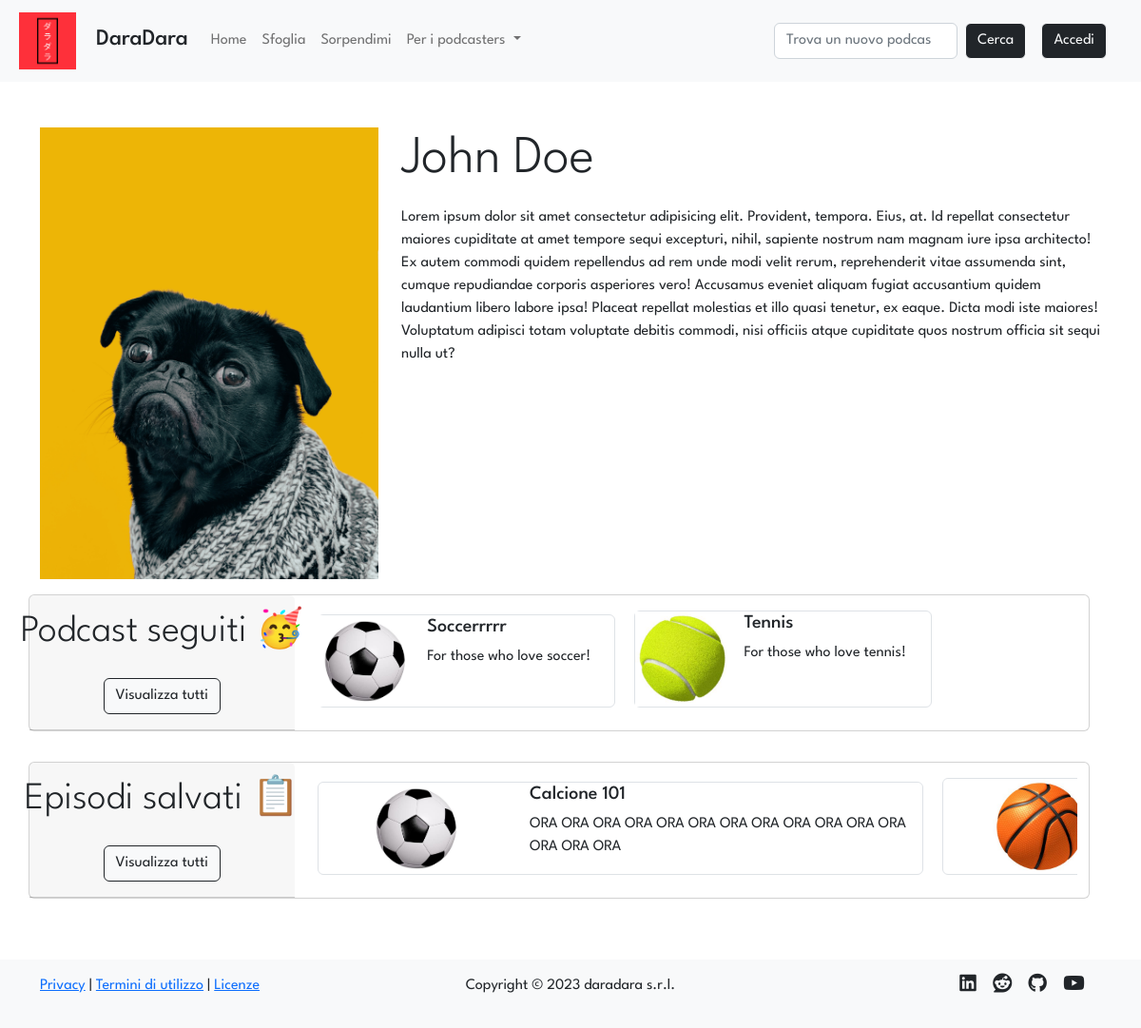
The app's page /profile/1 with its own data.
### tables this page shows
CREATE TABLE "users" (
	"id"	INTEGER NOT NULL UNIQUE,
	"email"	TEXT NOT NULL UNIQUE,
	"password"	TEXT NOT NULL,
	"name"	TEXT NOT NULL,
	"surname"	TEXT NOT NULL,
	"propic"	TEXT NOT NULL,
	PRIMARY KEY("id" AUTOINCREMENT)
);

CREATE TABLE "follows" (
	"id_user"	INTEGER NOT NULL,
	"id_podcast"	INTEGER NOT NULL,
	FOREIGN KEY("id_user") REFERENCES "users"("id"),
	PRIMARY KEY("id_user","id_podcast")
);

CREATE TABLE "podcasts" (
	"id"	INTEGER NOT NULL UNIQUE,
	"title"	TEXT NOT NULL UNIQUE,
	"desc"	TEXT NOT NULL,
	"img"	TEXT NOT NULL,
	"id_user"	INTEGER NOT NULL,
	FOREIGN KEY("id_user") REFERENCES "users"("id"),
	PRIMARY KEY("id" AUTOINCREMENT)
);

CREATE TABLE "episodes" (
	"id"	INTEGER NOT NULL UNIQUE,
	"title"	TEXT NOT NULL,
	"description"	TEXT NOT NULL,
	"audio"	TEXT NOT NULL,
	"timestamp"	TEXT NOT NULL,
	"id_podcast"	INTEGER NOT NULL,
	FOREIGN KEY("id_podcast") REFERENCES "podcasts"("id"),
	PRIMARY KEY("id" AUTOINCREMENT)
);

### app.py (the view)
@app.route('/profile/<int:id>')
def profile(id):
    user = dao.get_user(id)
    creators = dao.get_creators()
    is_creator = False
    if user and creators:
        podcasts = dao.get_podcasts_by_user(id_user=id)
        follows = dao.get_follows_join_podcasts(id_user=id)
        saves = dao.get_saves_join_episodes_podcasts(id_user=id)
        for creator in creators:
            if creator['id'] == user['id']:
                is_creator = True
        return render_template('profile.html', user=user, podcasts=podcasts, follows=follows, saves=saves, is_creator = is_creator)
    else:
        flash(message='L\'utente cercato non esiste', category='warning')
        return redirect(url_for('index'))

### data/dao.py (called while the page is built)
def get_saves_join_episodes_podcasts(id_user):
    conn, cursor = connect()
    saves = False
    try:
        sql = 'SELECT podcasts.id AS "id", episodes.id AS "ep_id", episodes.title AS "title", episodes.description "desc", podcasts.img AS "img", podcasts.title AS "podcast_title" FROM saves, episodes, podcasts WHERE saves.id_ep = episodes.id AND episodes.id_podcast = podcasts.id AND saves.id_user = ?'
        cursor.execute(sql, (id_user,))
        saves = cursor.fetchall()
    except Exception as e:
        print(e)
    close(conn, cursor)
    return saves

def get_follows_join_podcasts(id_user):
    conn, cursor = connect()
    follows = False
    try:
        sql = 'SELECT * FROM follows, podcasts WHERE follows.id_podcast = podcasts.id AND follows.id_user = ?'
        cursor.execute(sql, (id_user,))
        follows = cursor.fetchall()
    except Exception as e:
        print(e)
    close(conn, cursor)
    return follows

def get_creators():
    conn, cursor = connect()
    user = False
    try:
        sql = 'SELECT users.* FROM users, podcasts WHERE users.id = podcasts.id_user'
        cursor.execute(sql)
        user = cursor.fetchall()
    except Exception as e:
        print(e)
    close(conn, cursor)
    return user

def get_user(id):
    conn, cursor = connect()
    user = False
    try:
        sql = 'SELECT * FROM users WHERE id = ?'
        cursor.execute(sql, (id,))
        user = cursor.fetchone()
    except Exception as e:
        print(e)
    close(conn, cursor)
    return user

def get_podcasts_by_user(id_user):
    conn, cursor = connect()
    podcast = False
    try:
        sql = 'SELECT * FROM podcasts WHERE id_user = ?'
        cursor.execute(sql, (id_user,))
        podcast = cursor.fetchall()
    except Exception as e:
        print(e)
    close(conn, cursor)
    return podcast

def connect():
    conn = sqlite3.connect(PATH)
    conn.row_factory = sqlite3.Row
    cursor = conn.cursor()
    return conn, cursor

def close(conn, cursor):
    cursor.close()
    conn.close()

### templates/profile.html (shortened to what this page needs)
{% extends 'layout.html' %}
{% block stylesheets %} <link rel="stylesheet" href="{{url_for('static', filename='stylesheets/profile.css')}}"> {% endblock %}
{% block content %}
<div class="row">
    <div class="col-12 col-lg-4 d-flex justify-content-center align-items-center">
        <img src="{{url_for('static', filename='uploads/images/propics/{0}{1}'.format(user.id, user.propic))}}" alt="Immagine profilo" class="img-fluid">
    </div>
    <div class="col">
        <div class="row display-4 mt-3 mt-lg-0 mb-3 mx-lg-0 mx-2">{{user.name}} {{user.surname}}</div>
        <div class="row mx-lg-0 mx-2">Lorem ipsum dolor sit amet consectetur adipisicing elit. Provident, tempora. Eius, at. Id repellat consectetur maiores cupiditate at amet tempore sequi excepturi, nihil, sapiente nostrum nam magnam iure ipsa architecto!
        Ex autem commodi quidem repellendus ad rem unde modi velit rerum, reprehenderit vitae assumenda sint, cumque repudiandae corporis asperiores vero! Accusamus eveniet aliquam fugiat accusantium quidem laudantium libero labore ipsa!
        Placeat repellat molestias et illo quasi tenetur, ex eaque. Dicta modi iste maiores! Voluptatum adipisci totam voluptate debitis commodi, nisi officiis atque cupiditate quos nostrum officia sit sequi nulla ut?</div>
    </div>
</div>
<div class="row">
    <div class="row mt-3">
        <div class="card mb-3 mx-lg-0 mx-2 p-0">
            <div class="row g-0">
                <div class="col-12 col-lg-3 card-header d-flex flex-column justify-content-evenly align-items-center display-6">
                    <p class="text-nowrap">Podcast seguiti 🥳</p>
                    <a type="button" class="btn btn-light btn-outline-dark">Visualizza tutti</a>
                </div>
                <div class="col">
                    <div class="card-body row g-2">
                        {% if follows %}
                        <div class="card-scroll">
                            {% for follow in follows[:5] %}
                            <a href="{{ url_for('podcast', id=follow.id_podcast) }}"class="d-inline-block mx-2 border rounded-2 px-2">
                                <div class="row">
                                <div class="col-4 d-flex align-items-center justify-content-center">
                                    <img src="{{url_for('static', filename='uploads/images/covers/{0}{1}'.format(follow.id, follow.img))}}" class="img-fluid" alt="Card image" style="max-width: 100px;">
                                </div>
                                <div class="col-8">
                                    <h5 class="">{{follow.title}}</h5>
                                    <p class="text-wrap">{{follow.desc}}</p>
                                </div>
                                </div>
                            </a>
                            {% endfor %}
                        </div>
                        {% else %}
                            <h5 class="card-title mb-0">Nulla da vedere! 👀</h5>
                            <p class="card-text"><small class="text-muted">Segui i tuoi podcast preferiti per vederli qui la prossima volta!</small></p>
                        {% endif %}
                    </div>
                </div>
            </div>
        </div>
    </div>
    <div class="row mt-3">
        <div class="card mb-3 mx-lg-0 mx-2 p-0">
            <div class="row g-0">
                <div class="col-12 col-lg-3 card-header d-flex flex-column justify-content-evenly align-items-center display-6">
                    <p class="text-nowrap">Episodi salvati 📋</p>
                    <a type="button" class="btn btn-light btn-outline-dark">Visualizza tutti</a>
                </div>
                <div class="col">
                    <div class="card-body row g-2">
                        {% if saves %}
                        <div class="card-scroll">
                            {% for save in saves[:5] %}
                            <a href="{{ url_for('episode', id_pod=save.id, id_ep=save.ep_id) }}"class="d-inline-block mx-2 border rounded-2 px-2">
                                <div class="row">
                                <div class="col-4 d-flex align-items-center justify-content-center">
                                    <img src="{{url_for('static', filename='uploads/images/covers/{0}{1}'.format(save.id, save.img))}}" class="img-fluid" alt="Card image" style="max-width: 100px;">
                                </div>
                                <div class="col-8">
                                    <h5 class="">{{save.title}}</h5>
                                    <p class="text-wrap">{{save.desc}}</p>
                                </div>
                                </div>
                            </a>
                            {% endfor %}
                        </div>
                        {% else %}
                            <h5 class="card-title mb-0">Nulla da vedere! 👀</h5>
                            <p class="card-text"><small class="text-muted">Salva i tuoi episodi preferiti per vederli qui la prossima volta!</small></p>
                        {% endif %}
                    </div>
                </div>
            </div>
        </div>
    </div>
</div>
{% endblock %}

### static/stylesheets/layout.css (style rules this page uses)
* { font-family: 'League Spartan', sans-serif; }
a:not(.stock-a, .nav-link) { color: inherit; text-decoration: none; }

### static/stylesheets/profile.css (style rules this page uses)
.card-scroll { overflow-x: scroll; white-space: nowrap; }

### records on screen
users: id+propic (picture), name "John", surname "Doe"
follows: img (picture), title "Soccerrrrr", desc "For those who love soccer!"
follows: img (picture), title "Tennis", desc "For those who love tennis!"
episodes: img (picture), title "Calcione 101", desc "ORA ORA ORA ORA ORA ORA ORA ORA ORA ORA ORA ORA ORA ORA ORA"
episodes: img (picture)
